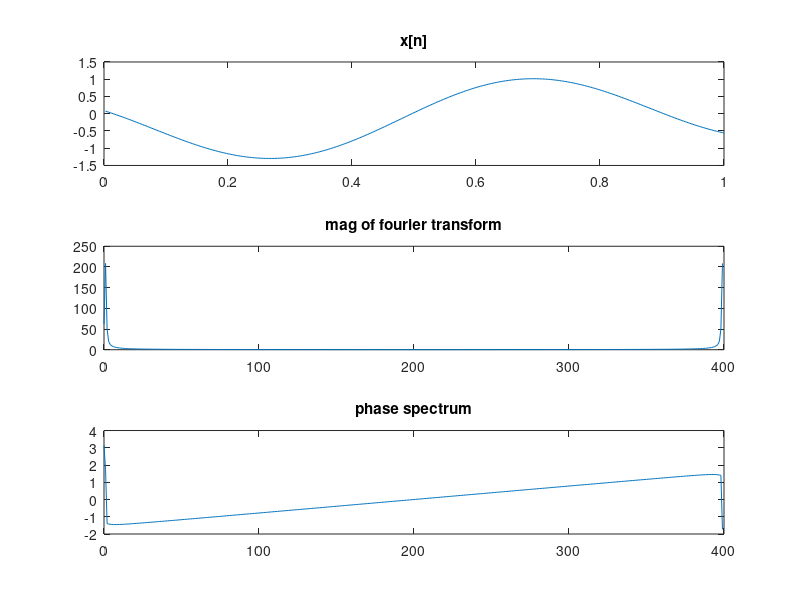

The MATLAB source for this figure:
% fast fourier transform for spectral analysis
clc;
clear;
close;


fs=400;


N = fs;
ts = 1/fs;
deltaf = 1/(N*ts);
n = [1:N]*ts;
x = sin((50*pi*n)/fs)+cos(((50*pi*n)/fs)+((4*pi)/3))+sin(((1000*pi*n)/fs)+(4*pi)/5);
subplot(311);
plot(n,x);
title('x[n]');
xf = fft(x);
f=[0:N-1]*deltaf;
subplot(312);
plot(f,abs(xf));
title('mag of fourier transform')

subplot(313);
plot(f,angle(xf));
title('phase spectrum');
